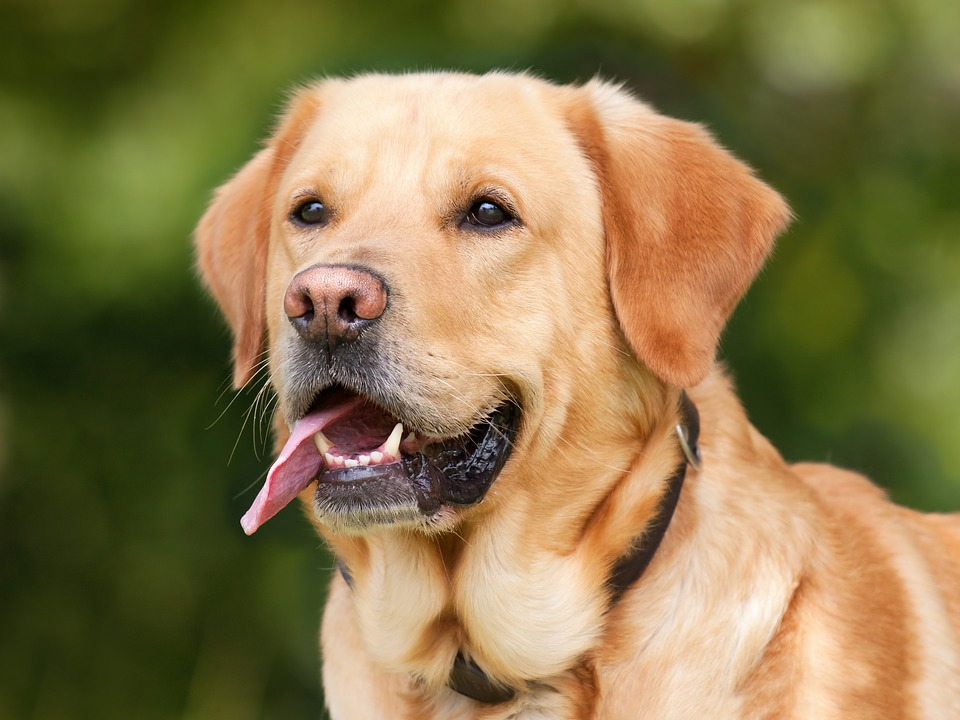
#> input picture dataset/single_prediction/cat_or_dog_1.jpg, 960 x 720 px, found by its file name
$ jupyter execute colourchannels.ipynb
#> lines starting #> are read from the running program, lines starting #| are printed output that depends on the picture
[cell 1]
import cv2
import matplotlib.pyplot as plt

[cell 2]
img = cv2.imread('dataset\single_prediction\cat_or_dog_1.jpg')
#> img is the input picture: shape (720, 960, 3); mean B, G, R 76.2, 119.6, 136.3
plt.imshow(cv2.imread('dataset\single_prediction\cat_or_dog_1.jpg'))
plt.show()

[cell 3]
plt.imshow(cv2.cvtColor(img,cv2.COLOR_BGR2GRAY))
plt.show()
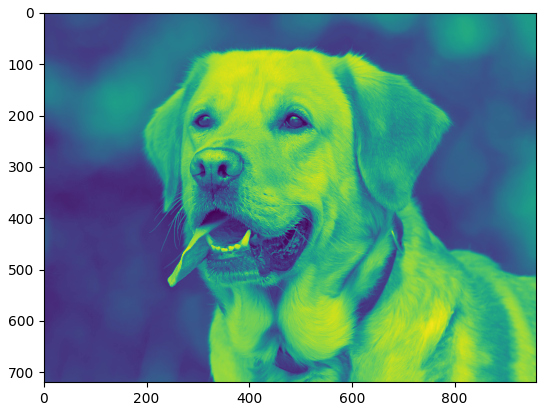
#> figure drawn by matplotlib, 1 panel

[cell 4]
plt.imshow(cv2.cvtColor(img,cv2.COLOR_BGR2HSV))
plt.show()
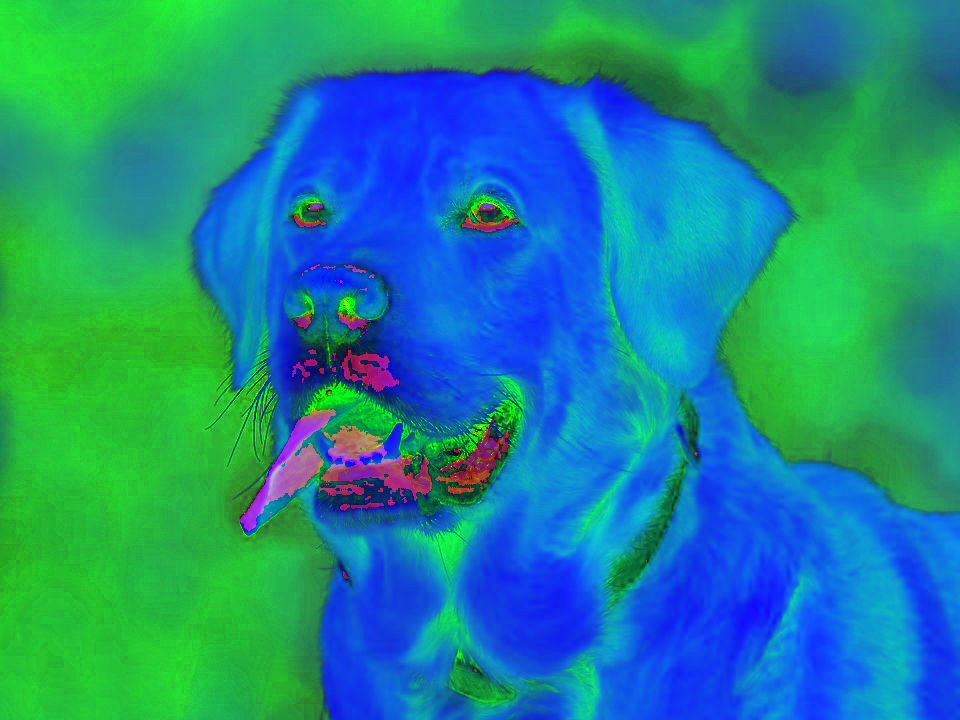
#> shown: shape (720, 960, 3); mean R, G, B 27.8, 137.7, 141.6

[cell 5]
plt.imshow(cv2.cvtColor(img,cv2.COLOR_BGR2LAB))
plt.show()
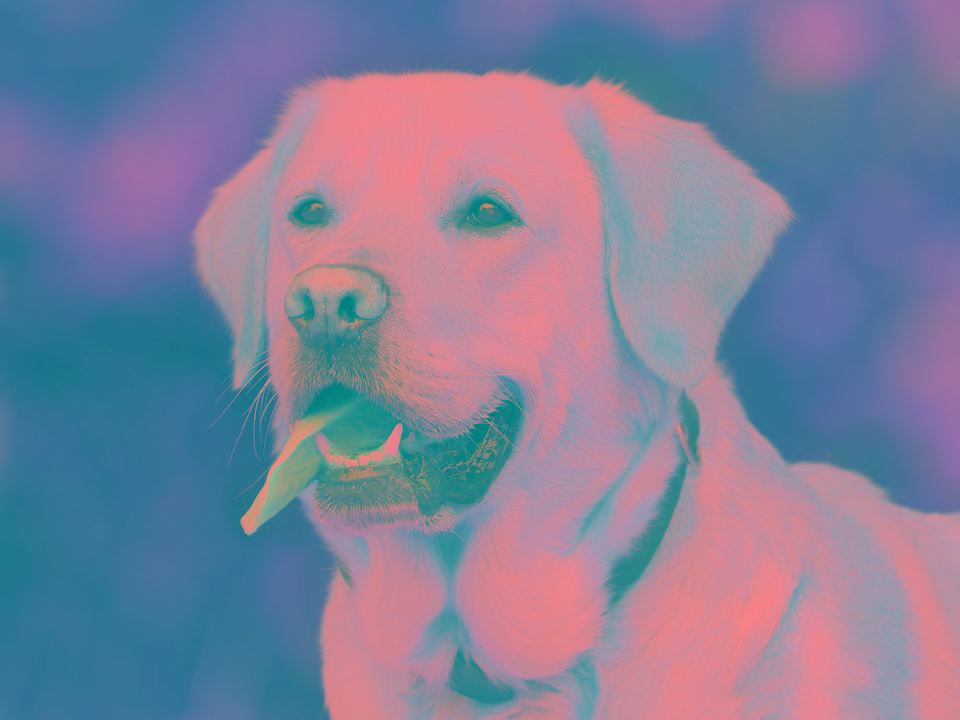
#> shown: shape (720, 960, 3); mean R, G, B 127.7, 127.7, 154.4

[cell 6]
# Open CV uses BGR but others use RGB hence inversion of colours occur to rectify we need to do thi
plt.imshow(cv2.cvtColor(img,cv2.COLOR_BGR2RGB))
plt.show()

$ run again, with dataset/single_prediction/cat_or_dog_2.jpg copied over dataset/single_prediction/cat_or_dog_1.jpg
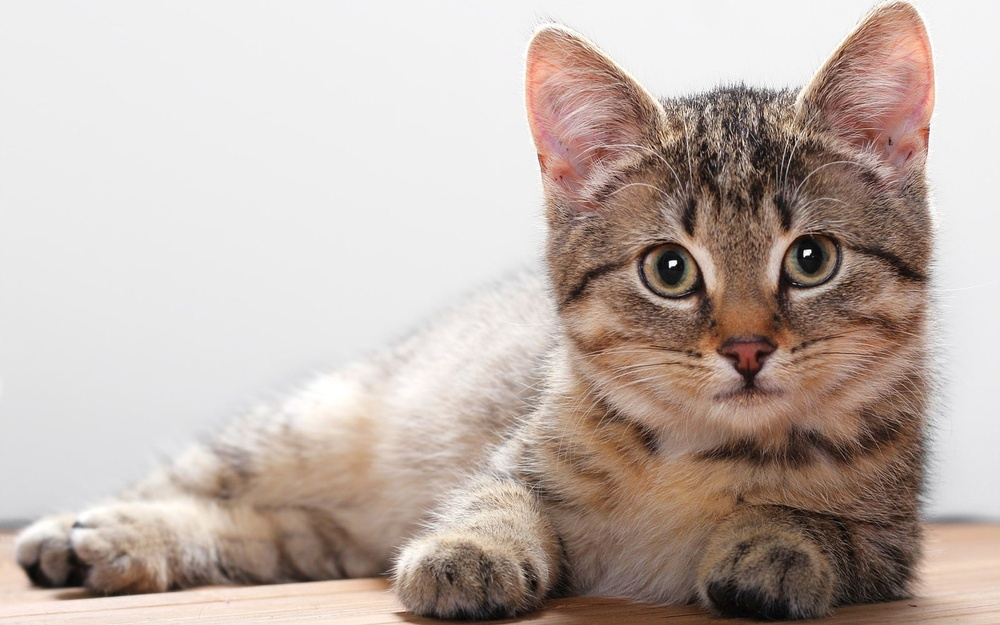
#> input picture dataset/single_prediction/cat_or_dog_2.jpg, 1000 x 625 px, shrunk from 2560 x 1600 before the run, found by its file name
#> img is the input picture: shape (625, 1000, 3); mean B, G, R 170, 177.4, 191.4
#> `plt.show()`:
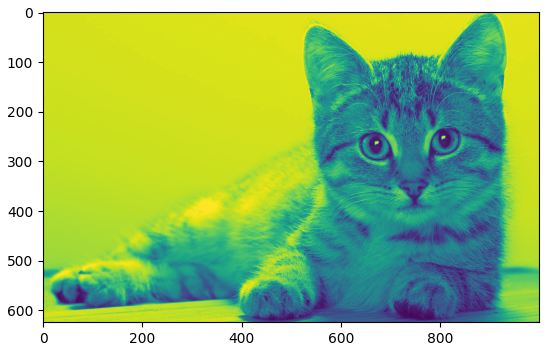
#> figure drawn by matplotlib, 1 panel
#> `plt.show()`:
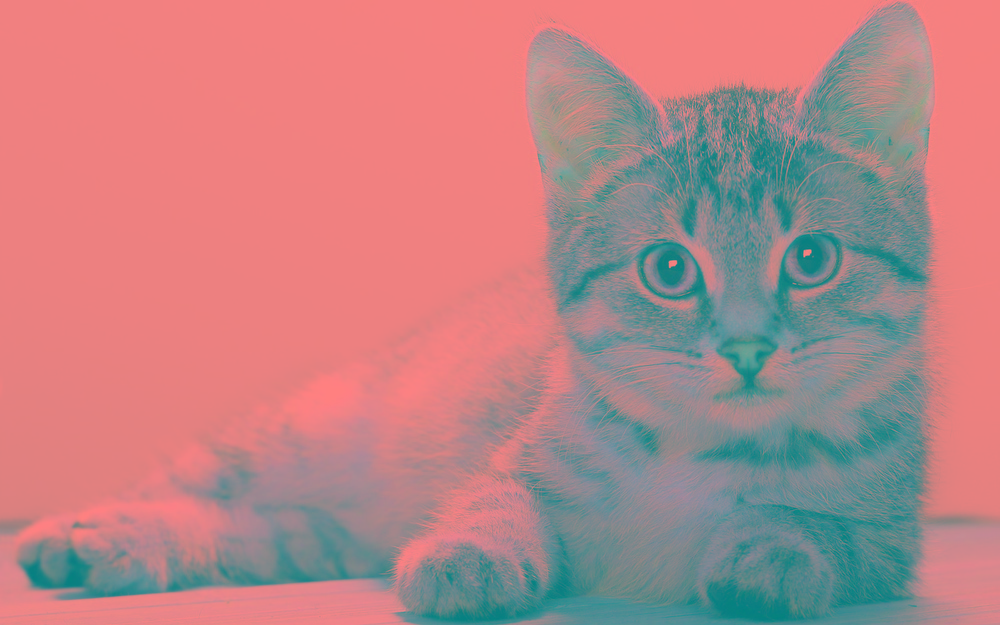
#> shown: shape (625, 1000, 3); mean R, G, B 184.9, 132.4, 134.2
